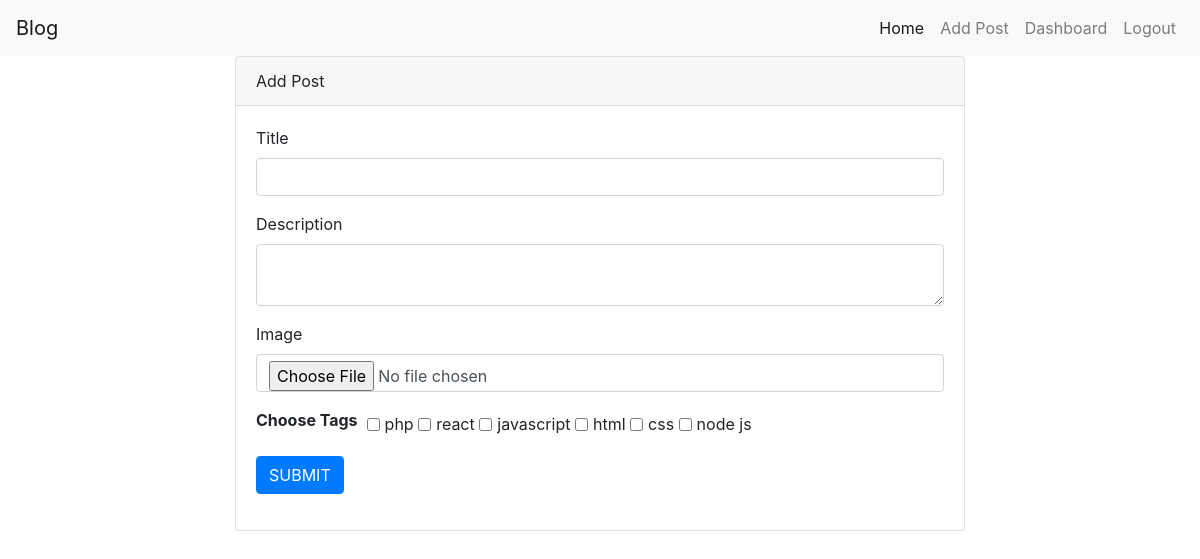
The page /add.php (signed in) on the database its author committed.
### tables this page shows
CREATE TABLE `tag` (
  `id` int(11) NOT NULL,
  `tag` varchar(60) NOT NULL
);

### Tag.php (called while the page is built, shortened)
<?php
class Tag
{
    private $db;
    public function __construct($db)
    {
        $this->db = $db;
    }
    public function getAllTags()
    {
        $sql = "SELECT * FROM tag";
        $result = mysqli_query($this->db, $sql);
        return $result;
    }
}

### add.php (the view, shortened to what this page needs)
<?php
include('header.php');
include('post.php');
include('Tag.php');
$tags = new Tag($db);
?>
<div class="container">
    <div class="row justify-content-center">
        <div class="col-md-8">
            <form action="" method="POST" enctype="multipart/form-data">
                <div class="card">
                    <div class="card-header">Add Post</div>
                    <div class="card-body">
                        <div class="form-group">
                            <label for="title"> Title</label>
                            <input type="text" name="title" class="form-control" />
                        </div>
                        <div class="form-group">
                            <label for="description"> Description</label>
                            <textarea cols="10" id="editor" name="description" class="form-control"></textarea>
                        </div>
                        <div class="form-group">
                            <label for="image"> Image</label>
                            <input type="file" name="image" class="form-control" />
                        </div>
                        <div class="form-group form-check-inline">
                            <label for="tags"> <b>Choose Tags</b>&nbsp;&nbsp;</label>
                            <?php foreach ($tags->getAllTags() as $tag) { ?>
                                <input type="checkbox" name="tags[]" class="form-check-input" value="<?php echo $tag['id'] ?>"><?php echo $tag['tag'] . '&nbsp'; ?>
                            <?php } ?>
                        </div>
                        <div class="form-group">
                            <button type="submit" name="btnSubmit" class="btn btn-primary">SUBMIT</button>
                        </div>
                    </div>
                </div>
            </form>
        </div>
    </div>
</div>

### custom.css (style rules this page uses)
body { text-align: justify; }

### rows shown on the page
tag: tag "php"
tag: tag "react"
tag: tag "javascript"
tag: tag "html"
tag: tag "css"
tag: tag "node js"
